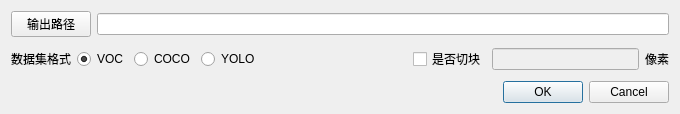
<?xml version="1.0" encoding="UTF-8"?>
<ui version="4.0">
 <class>ExportAsVocDialog</class>
 <widget class="QDialog" name="ExportAsVocDialog">
  <property name="geometry">
   <rect>
    <x>0</x>
    <y>0</y>
    <width>680</width>
    <height>114</height>
   </rect>
  </property>
  <property name="windowTitle">
   <string>导出为VOC数据集</string>
  </property>
  <layout class="QVBoxLayout" name="verticalLayout">
   <item>
    <layout class="QHBoxLayout" name="horizontalLayout">
     <item>
      <widget class="QPushButton" name="btnOutDir">
       <property name="text">
        <string>输出路径</string>
       </property>
      </widget>
     </item>
     <item>
      <widget class="QLineEdit" name="txtOutDir"/>
     </item>
    </layout>
   </item>
   <item>
    <layout class="QHBoxLayout" name="horizontalLayout_2">
     <item>
      <widget class="QLabel" name="label">
       <property name="text">
        <string>数据集格式</string>
       </property>
      </widget>
     </item>
     <item>
      <widget class="QRadioButton" name="radVOC">
       <property name="text">
        <string>VOC</string>
       </property>
       <property name="checked">
        <bool>true</bool>
       </property>
      </widget>
     </item>
     <item>
      <widget class="QRadioButton" name="radCOCO">
       <property name="text">
        <string>COCO</string>
       </property>
      </widget>
     </item>
     <item>
      <widget class="QRadioButton" name="radYOLO">
       <property name="text">
        <string>YOLO</string>
       </property>
      </widget>
     </item>
     <item>
      <spacer name="horizontalSpacer">
       <property name="orientation">
        <enum>Qt::Horizontal</enum>
       </property>
       <property name="sizeHint" stdset="0">
        <size>
         <width>40</width>
         <height>20</height>
        </size>
       </property>
      </spacer>
     </item>
     <item>
      <widget class="QCheckBox" name="chkTiled">
       <property name="text">
        <string>是否切块</string>
       </property>
      </widget>
     </item>
     <item>
      <widget class="QLineEdit" name="txtTileSize">
       <property name="enabled">
        <bool>false</bool>
       </property>
      </widget>
     </item>
     <item>
      <widget class="QLabel" name="label_2">
       <property name="text">
        <string>像素</string>
       </property>
      </widget>
     </item>
    </layout>
   </item>
   <item>
    <widget class="QDialogButtonBox" name="buttonBox">
     <property name="orientation">
      <enum>Qt::Horizontal</enum>
     </property>
     <property name="standardButtons">
      <set>QDialogButtonBox::Cancel|QDialogButtonBox::Ok</set>
     </property>
    </widget>
   </item>
  </layout>
 </widget>
 <resources/>
 <connections>
  <connection>
   <sender>buttonBox</sender>
   <signal>accepted()</signal>
   <receiver>ExportAsVocDialog</receiver>
   <slot>accept()</slot>
   <hints>
    <hint type="sourcelabel">
     <x>152</x>
     <y>83</y>
    </hint>
    <hint type="destinationlabel">
     <x>62</x>
     <y>100</y>
    </hint>
   </hints>
  </connection>
  <connection>
   <sender>buttonBox</sender>
   <signal>rejected()</signal>
   <receiver>ExportAsVocDialog</receiver>
   <slot>reject()</slot>
   <hints>
    <hint type="sourcelabel">
     <x>165</x>
     <y>83</y>
    </hint>
    <hint type="destinationlabel">
     <x>291</x>
     <y>100</y>
    </hint>
   </hints>
  </connection>
 </connections>
</ui>
